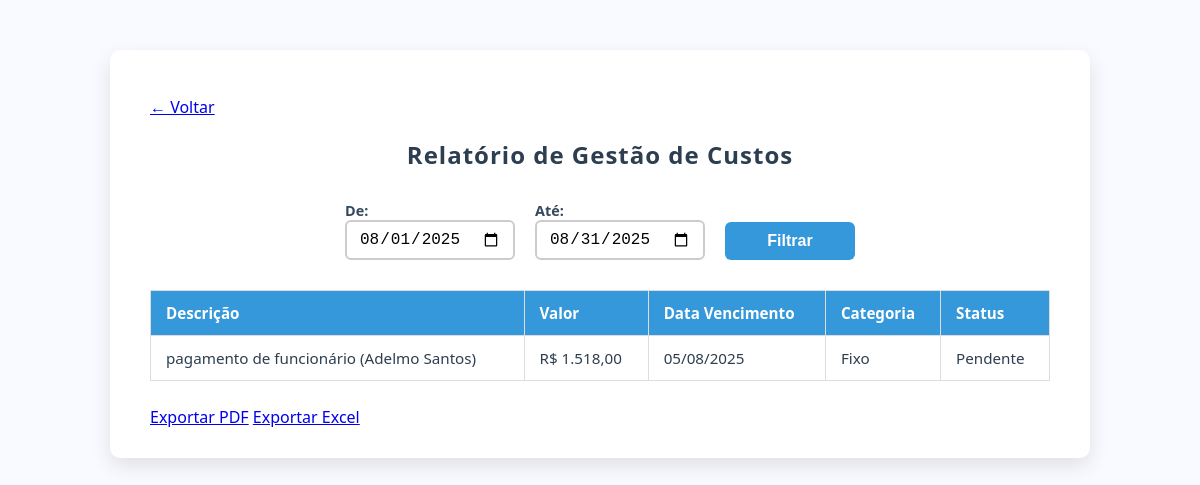
Before: /site_completo/relatorio_custos.php with the older database file.
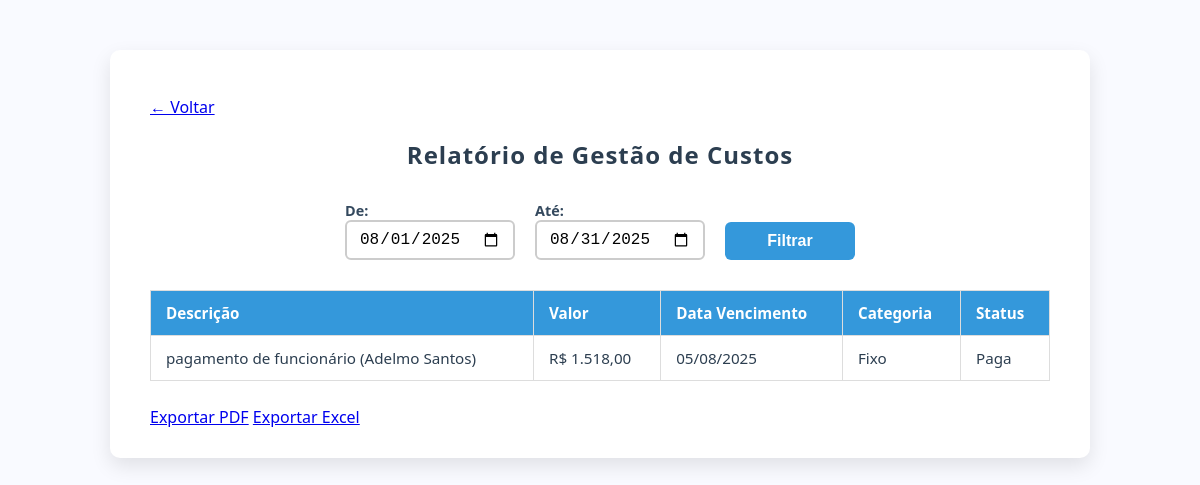
After: the same page with the newer database file.
### tables this page shows
CREATE TABLE `contas_pagar` (
  `id` int(11) NOT NULL,
  `descricao` varchar(255) DEFAULT NULL,
  `valor` decimal(10,2) DEFAULT NULL,
  `data_vencimento` date DEFAULT NULL,
  `data_registro` date DEFAULT NULL,
  `categoria` enum('Fixo','Variável') DEFAULT NULL,
  `subcategoria` enum('Despesas Administrativas','Despesas Operacionais') DEFAULT NULL,
  `status` enum('Pendente','Paga') DEFAULT 'Pendente'
);

### site_completo/relatorio_custos.php (the view, shortened to what this page needs)
<?php
include 'conexao.php';
$data_inicio = $_GET['inicio'] ?? date('Y-m-01');
$data_fim = $_GET['fim'] ?? date('Y-m-t');
$query = "SELECT * FROM contas_pagar WHERE data_vencimento BETWEEN '$data_inicio' AND '$data_fim'";
$result = mysqli_query($conn, $query);
?>
<!DOCTYPE html>
<html lang="pt-br">
<head>
</head>
<body>
<div class="container">
    <p><a href="relatorios_financeiros.php">← Voltar</a></p>
    <h2>Relatório de Gestão de Custos</h2>
    <form method="get">
        <label for="inicio">De:
            <input type="date" name="inicio" id="inicio" value="<?= htmlspecialchars($data_inicio) ?>" required>
        </label>
        <label for="fim">Até:
            <input type="date" name="fim" id="fim" value="<?= htmlspecialchars($data_fim) ?>" required>
        </label>
        <button type="submit">Filtrar</button>
    </form>
    <table>
        <thead>
            <tr>
                <th>Descrição</th>
                <th>Valor</th>
                <th>Data Vencimento</th>
                <th>Categoria</th>
                <th>Status</th>
            </tr>
        </thead>
        <tbody>
            <?php if (mysqli_num_rows($result) > 0): ?>
                <?php while ($row = mysqli_fetch_assoc($result)) : ?>
                    <tr>
                        <td><?= htmlspecialchars($row['descricao']) ?></td>
                        <td>R$ <?= number_format($row['valor'], 2, ',', '.') ?></td>
                        <td><?= date('d/m/Y', strtotime($row['data_vencimento'])) ?></td>
                        <td><?= htmlspecialchars($row['categoria']) ?></td>
                        <td><?= htmlspecialchars($row['status']) ?></td>
                    </tr>
                <?php endwhile; ?>
            <?php else: ?>
                <tr>
                    <td colspan="5" style="text-align:center; color:#999;">Nenhum registro encontrado para o período selecionado.</td>
                </tr>
            <?php endif; ?>
        </tbody>
    </table>
    <div class="export-links">
        <a href="exportar_custos_pdf.php?inicio=<?= urlencode($data_inicio) ?>&fim=<?= urlencode($data_fim) ?>">Exportar PDF</a>
        <a href="exportar_custos_excel.php?inicio=<?= urlencode($data_inicio) ?>&fim=<?= urlencode($data_fim) ?>">Exportar Excel</a>
    </div>
</div>
</body>
</html>

Changed rows visible on the page:
changed contas_pagar "pagamento de funcionário (Adelmo Santos)": status "Pendente" → "Paga"
